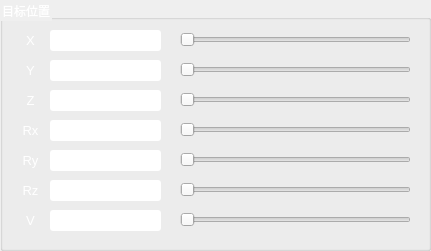
  <widget class="QGroupBox" name="TargetPosBox">
   <property name="geometry">
    <rect>
     <x>20</x>
     <y>170</y>
     <width>431</width>
     <height>251</height>
    </rect>
   </property>
   <property name="styleSheet">
    <string notr="true">color: rgb(255, 255, 255);</string>
   </property>
   <property name="title">
    <string>目标位置</string>
   </property>
   <widget class="QLineEdit" name="TarRxLineEdit">
    <property name="geometry">
     <rect>
      <x>50</x>
      <y>120</y>
      <width>111</width>
      <height>21</height>
     </rect>
    </property>
    <property name="styleSheet">
     <string notr="true">background-color: rgb(255, 255, 255);
color: rgb(0, 0, 0);
border-radius:3px;</string>
    </property>
    <property name="alignment">
     <set>Qt::AlignCenter</set>
    </property>
   </widget>
   <widget class="QLineEdit" name="TarYLineEdit">
    <property name="geometry">
     <rect>
      <x>50</x>
      <y>60</y>
      <width>111</width>
      <height>21</height>
     </rect>
    </property>
    <property name="styleSheet">
     <string notr="true">background-color: rgb(255, 255, 255);
color: rgb(0, 0, 0);
border-radius:3px;</string>
    </property>
    <property name="alignment">
     <set>Qt::AlignCenter</set>
    </property>
   </widget>
   <widget class="QLabel" name="label_20">
    <property name="geometry">
     <rect>
      <x>10</x>
      <y>60</y>
      <width>41</width>
      <height>21</height>
     </rect>
    </property>
    <property name="text">
     <string>&lt;html&gt;&lt;head/&gt;&lt;body&gt;&lt;p&gt;&lt;span style=&quot; font-size:10pt;&quot;&gt;Y&lt;/span&gt;&lt;/p&gt;&lt;/body&gt;&lt;/html&gt;</string>
    </property>
    <property name="textFormat">
     <enum>Qt::AutoText</enum>
    </property>
    <property name="alignment">
     <set>Qt::AlignCenter</set>
    </property>
   </widget>
   <widget class="QLabel" name="label_22">
    <property name="geometry">
     <rect>
      <x>10</x>
      <y>90</y>
      <width>41</width>
      <height>21</height>
     </rect>
    </property>
    <property name="text">
     <string>&lt;html&gt;&lt;head/&gt;&lt;body&gt;&lt;p&gt;&lt;span style=&quot; font-size:10pt;&quot;&gt;Z&lt;/span&gt;&lt;/p&gt;&lt;/body&gt;&lt;/html&gt;</string>
    </property>
    <property name="textFormat">
     <enum>Qt::AutoText</enum>
    </property>
    <property name="alignment">
     <set>Qt::AlignCenter</set>
    </property>
   </widget>
   <widget class="QLabel" name="label_23">
    <property name="geometry">
     <rect>
      <x>10</x>
      <y>150</y>
      <width>41</width>
      <height>21</height>
     </rect>
    </property>
    <property name="text">
     <string>&lt;html&gt;&lt;head/&gt;&lt;body&gt;&lt;p&gt;&lt;span style=&quot; font-size:10pt;&quot;&gt;Ry&lt;/span&gt;&lt;/p&gt;&lt;/body&gt;&lt;/html&gt;</string>
    </property>
    <property name="textFormat">
     <enum>Qt::AutoText</enum>
    </property>
    <property name="alignment">
     <set>Qt::AlignCenter</set>
    </property>
   </widget>
   <widget class="QLineEdit" name="TarRyLineEdit">
    <property name="geometry">
     <rect>
      <x>50</x>
      <y>150</y>
      <width>111</width>
      <height>21</height>
     </rect>
    </property>
    <property name="styleSheet">
     <string notr="true">background-color: rgb(255, 255, 255);
color: rgb(0, 0, 0);
border-radius:3px;</string>
    </property>
    <property name="alignment">
     <set>Qt::AlignCenter</set>
    </property>
   </widget>
   <widget class="QLabel" name="label_13">
    <property name="geometry">
     <rect>
      <x>10</x>
      <y>180</y>
      <width>41</width>
      <height>21</height>
     </rect>
    </property>
    <property name="text">
     <string>&lt;html&gt;&lt;head/&gt;&lt;body&gt;&lt;p&gt;&lt;span style=&quot; font-size:10pt;&quot;&gt;Rz&lt;/span&gt;&lt;/p&gt;&lt;/body&gt;&lt;/html&gt;</string>
    </property>
    <property name="textFormat">
     <enum>Qt::AutoText</enum>
    </property>
    <property name="alignment">
     <set>Qt::AlignCenter</set>
    </property>
   </widget>
   <widget class="QLabel" name="label_15">
    <property name="geometry">
     <rect>
      <x>10</x>
      <y>210</y>
      <width>41</width>
      <height>21</height>
     </rect>
    </property>
    <property name="text">
     <string>&lt;html&gt;&lt;head/&gt;&lt;body&gt;&lt;p&gt;&lt;span style=&quot; font-size:10pt;&quot;&gt;V&lt;/span&gt;&lt;/p&gt;&lt;/body&gt;&lt;/html&gt;</string>
    </property>
    <property name="textFormat">
     <enum>Qt::AutoText</enum>
    </property>
    <property name="alignment">
     <set>Qt::AlignCenter</set>
    </property>
   </widget>
   <widget class="QLabel" name="label_16">
    <property name="geometry">
     <rect>
      <x>10</x>
      <y>120</y>
      <width>41</width>
      <height>21</height>
     </rect>
    </property>
    <property name="text">
     <string>&lt;html&gt;&lt;head/&gt;&lt;body&gt;&lt;p&gt;&lt;span style=&quot; font-size:10pt;&quot;&gt;Rx&lt;/span&gt;&lt;/p&gt;&lt;/body&gt;&lt;/html&gt;</string>
    </property>
    <property name="textFormat">
     <enum>Qt::AutoText</enum>
    </property>
    <property name="alignment">
     <set>Qt::AlignCenter</set>
    </property>
   </widget>
   <widget class="QLineEdit" name="TarXLineEdit">
    <property name="geometry">
     <rect>
      <x>50</x>
      <y>30</y>
      <width>111</width>
      <height>21</height>
     </rect>
    </property>
    <property name="styleSheet">
     <string notr="true">background-color: rgb(255, 255, 255);
color: rgb(0, 0, 0);
border-radius:3px;</string>
    </property>
    <property name="alignment">
     <set>Qt::AlignCenter</set>
    </property>
   </widget>
   <widget class="QLineEdit" name="TarZLineEdit">
    <property name="geometry">
     <rect>
      <x>50</x>
      <y>90</y>
      <width>111</width>
      <height>21</height>
     </rect>
    </property>
    <property name="styleSheet">
     <string notr="true">background-color: rgb(255, 255, 255);
color: rgb(0, 0, 0);
border-radius:3px;</string>
    </property>
    <property name="alignment">
     <set>Qt::AlignCenter</set>
    </property>
   </widget>
   <widget class="QLabel" name="label_21">
    <property name="geometry">
     <rect>
      <x>10</x>
      <y>30</y>
      <width>41</width>
      <height>21</height>
     </rect>
    </property>
    <property name="text">
     <string>&lt;html&gt;&lt;head/&gt;&lt;body&gt;&lt;p&gt;&lt;span style=&quot; font-size:10pt;&quot;&gt;X&lt;/span&gt;&lt;/p&gt;&lt;/body&gt;&lt;/html&gt;</string>
    </property>
    <property name="textFormat">
     <enum>Qt::AutoText</enum>
    </property>
    <property name="alignment">
     <set>Qt::AlignCenter</set>
    </property>
   </widget>
   <widget class="QLineEdit" name="TarRzLineEdit">
    <property name="geometry">
     <rect>
      <x>50</x>
      <y>180</y>
      <width>111</width>
      <height>21</height>
     </rect>
    </property>
    <property name="styleSheet">
     <string notr="true">background-color: rgb(255, 255, 255);
color: rgb(0, 0, 0);
border-radius:3px;</string>
    </property>
    <property name="alignment">
     <set>Qt::AlignCenter</set>
    </property>
   </widget>
   <widget class="QLineEdit" name="TarVLineEdit">
    <property name="geometry">
     <rect>
      <x>50</x>
      <y>210</y>
      <width>111</width>
      <height>21</height>
     </rect>
    </property>
    <property name="styleSheet">
     <string notr="true">background-color: rgb(255, 255, 255);
color: rgb(0, 0, 0);
border-radius:3px;</string>
    </property>
    <property name="alignment">
     <set>Qt::AlignCenter</set>
    </property>
   </widget>
   <widget class="QSlider" name="TarRxSlider">
    <property name="geometry">
     <rect>
      <x>180</x>
      <y>120</y>
      <width>231</width>
      <height>19</height>
     </rect>
    </property>
    <property name="orientation">
     <enum>Qt::Horizontal</enum>
    </property>
   </widget>
   <widget class="QSlider" name="TarRySlider">
    <property name="geometry">
     <rect>
      <x>180</x>
      <y>150</y>
      <width>231</width>
      <height>19</height>
     </rect>
    </property>
    <property name="orientation">
     <enum>Qt::Horizontal</enum>
    </property>
   </widget>
   <widget class="QSlider" name="TarVSlider">
    <property name="geometry">
     <rect>
      <x>180</x>
      <y>210</y>
      <width>231</width>
      <height>19</height>
     </rect>
    </property>
    <property name="orientation">
     <enum>Qt::Horizontal</enum>
    </property>
   </widget>
   <widget class="QSlider" name="TarRzSlider">
    <property name="geometry">
     <rect>
      <x>180</x>
      <y>180</y>
      <width>231</width>
      <height>19</height>
     </rect>
    </property>
    <property name="orientation">
     <enum>Qt::Horizontal</enum>
    </property>
   </widget>
   <widget class="QSlider" name="TarYSlider">
    <property name="geometry">
     <rect>
      <x>180</x>
      <y>60</y>
      <width>231</width>
      <height>19</height>
     </rect>
    </property>
    <property name="orientation">
     <enum>Qt::Horizontal</enum>
    </property>
   </widget>
   <widget class="QSlider" name="TarXSlider">
    <property name="geometry">
     <rect>
      <x>180</x>
      <y>30</y>
      <width>231</width>
      <height>19</height>
     </rect>
    </property>
    <property name="pageStep">
     <number>12</number>
    </property>
    <property name="sliderPosition">
     <number>0</number>
    </property>
    <property name="orientation">
     <enum>Qt::Horizontal</enum>
    </property>
   </widget>
   <widget class="QSlider" name="TarZSlider">
    <property name="geometry">
     <rect>
      <x>180</x>
      <y>90</y>
      <width>231</width>
      <height>19</height>
     </rect>
    </property>
    <property name="orientation">
     <enum>Qt::Horizontal</enum>
    </property>
   </widget>
  </widget>
